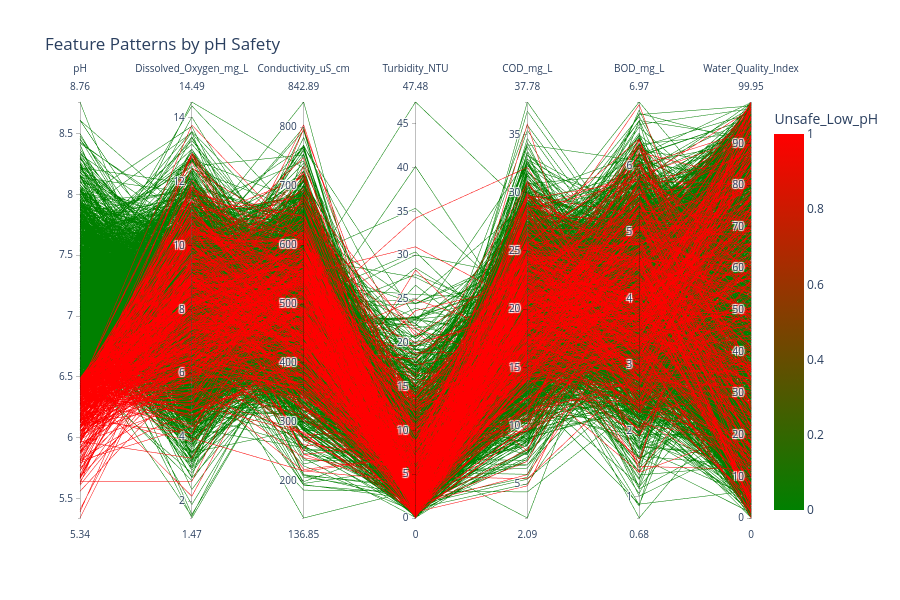

Notebook source saved alongside this figure:
### Code cell
import plotly.express as px
fig = px.parallel_coordinates(
    df,
    dimensions=[
        'pH',
        'Dissolved_Oxygen_mg_L',
        'Conductivity_uS_cm',
        'Turbidity_NTU',
        'COD_mg_L',
        'BOD_mg_L',
        'Water_Quality_Index'
    ],
    color='Unsafe_Low_pH',
    color_continuous_scale=['green', 'red'],
    title='Feature Patterns by pH Safety'
)

fig.update_layout(height=600)

fig.show()

### Figure 1 — Plotly figure (JSON) as saved in the notebook; plotly's stock layout.template omitted (floating-point values rounded to 4 significant figures; data arrays with more than 128 entries replaced by an {"elided": "..."} marker saying what was removed)
{"data": [{"dimensions": [{"label": "pH", "values": {"elided": "3000 float values"}}, {"label": "Dissolved_Oxygen_mg_L", "values": {"elided": "3000 float values"}}, {"label": "Conductivity_uS_cm", "values": {"elided": "3000 float values"}}, {"label": "Turbidity_NTU", "values": {"elided": "3000 float values"}}, {"label": "COD_mg_L", "values": {"elided": "3000 float values"}}, {"label": "BOD_mg_L", "values": {"elided": "3000 float values"}}, {"label": "Water_Quality_Index", "values": {"elided": "3000 float values"}}], "domain": {"x": [0, 1], "y": [0, 1]}, "line": {"color": {"elided": "3000 int values"}, "coloraxis": "coloraxis"}, "name": "", "type": "parcoords"}], "layout": {"coloraxis": {"autocolorscale": false, "colorbar": {"title": {"text": "Unsafe_Low_pH"}}, "colorscale": [[0, "green"], [1, "red"]]}, "height": 600, "legend": {"tracegroupgap": 0}, "title": {"text": "Feature Patterns by pH Safety"}}}
